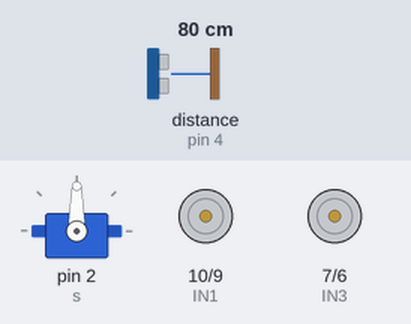
The sketch below on a simulated Arduino Uno, built with avr-gcc and run on an emulated ATmega328P. On the bench: servo, motor-driver pin pairs drawn as motors (green arrow = first pin HIGH = forward, orange = second pin HIGH = backward, longer = more drive, scaled by the enable pin). Inputs (shaded band) come from the test bench; at power-on: distance to the obstacle (sensor on pin 4) 80 cm.

Above: at 1.6 s.
1.7 s: distance to the obstacle (sensor on pin 4) set to 17 cm
4.8 s: distance to the obstacle (sensor on pin 4) set to 14 cm
At 5.6 s:
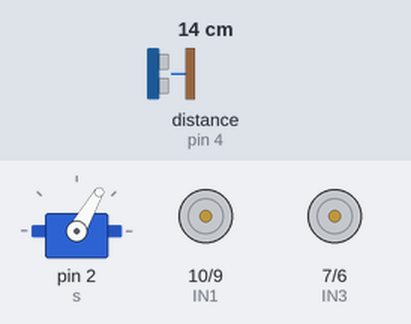
7.9 s: distance to the obstacle (sensor on pin 4) set to 250 cm
At 8.25 s:
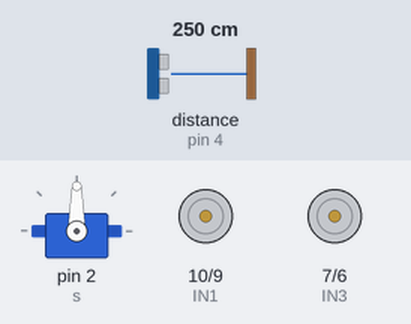
11.0 s: distance to the obstacle (sensor on pin 4) set to 2 cm
At 12.8 s:
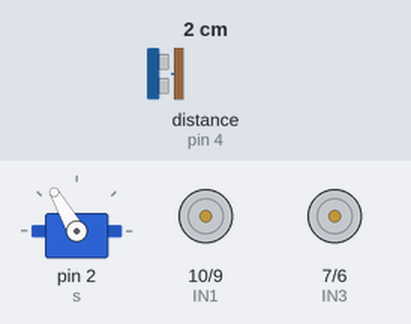
Timing chart, 0 to 18.2 s (numbered marks = the images above; inputs shaded):
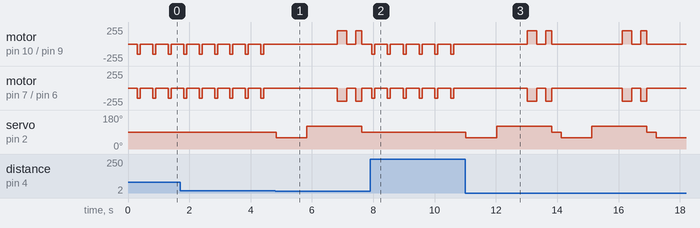

Measured:
- the behaviour switches between 16 and 15 cm on distance to the obstacle (sensor on pin 4) (found by bisection; images 0 and 1)
- after the input at 4.8 s, servo on pin 2 (s): 90° → 60° at once, → 120° 1.0 s later, → 90° 1.8 s later
- after the input at 7.9 s, servo on pin 2 (s): stays 90° (without the input it goes to 60° after 0.03 s)
- after the input at 11.0 s, servo on pin 2 (s): 90° → 60° at once, → 120° 1.0 s later, → 90° 1.8 s later, → 60° 0.30 s later, … (7 changes in this stretch)

The sketch:

Auto_car.ino
```cpp
#include <Ultrasonic.h>
#include <Servo.h>

Ultrasonic u = Ultrasonic(3, 4); //trig,eco
Servo s = Servo();

int ENA = 11;
int IN1 = 10;
int IN2 = 9;

int IN3 = 7;
int IN4 = 6;
int ENB = 5;


void setup() {
  // put your setup code here, to run once:

  s.attach(2); //servo

  // Mortor A
  pinMode(ENA, OUTPUT);
  pinMode(IN1, OUTPUT);
  pinMode(IN2, OUTPUT);


  // Mortor B
  pinMode(ENB, OUTPUT);
  pinMode(IN3, OUTPUT);
  pinMode(IN4, OUTPUT);


}

void loop() {
  // put your main code here, to run repeatedly:

  s.write(90); //morter ek kohe thiibunath 90 deg ennona
  delay(300);
  int d = u.read(); // distanceRead

  if (d > 15) {
    analogWrite(ENA, 150);
    analogWrite(ENB, 150);

    digitalWrite(IN1, LOW);//Mortor A Forword
    digitalWrite(IN2, HIGH);
    digitalWrite(IN3, LOW);//Mortor B Forword
    digitalWrite(IN4, HIGH);
    delay(100);
    digitalWrite(IN1, LOW);//Mortor Stop
    digitalWrite(IN2, LOW);
    digitalWrite(IN3, LOW);
    digitalWrite(IN4, LOW);
    delay(100);
  }

  else {

    s.write(60); //mortor turn right
    delay(1000);
    int d = u.read(); // distanceRead

    if (d > 15) {
      analogWrite(ENA, 200);
      analogWrite(ENB, 200);

      digitalWrite(IN1, LOW);//Mortor A Forword
      digitalWrite(IN2, HIGH);
      digitalWrite(IN3, HIGH);//Mortor B Reverse
      digitalWrite(IN4, LOW);
      delay(200);
      digitalWrite(IN1, LOW);//Mortor Stop
      digitalWrite(IN2, LOW);
      digitalWrite(IN3, LOW);
      digitalWrite(IN4, LOW);

      s.write(90); //mortor 90deg
      delay(300);
    }

    else {

      s.write(120); //mortor turn left
      delay(1000);
      int d = u.read(); // distanceRead

      if (d > 15) {
        analogWrite(ENA, 200);
        analogWrite(ENB, 200);

        digitalWrite(IN1, HIGH);//Mortor A Reverse
        digitalWrite(IN2, LOW);
        digitalWrite(IN3, LOW);//Mortor B Forword
        digitalWrite(IN4, HIGH);
        delay(200);
        digitalWrite(IN1, LOW);//Mortor Stop
        digitalWrite(IN2, LOW);
        digitalWrite(IN3, LOW);
        digitalWrite(IN4, LOW);

        s.write(90); //mortor 90deg
        delay(300);
      }


      else {
        analogWrite(ENA, 200);
        analogWrite(ENB, 200);

        digitalWrite(IN1, HIGH);//Mortor A REVERSE
        digitalWrite(IN2, LOW);
        digitalWrite(IN3, LOW);//Mortor B REVERSE
        digitalWrite(IN4, HIGH);
        delay(300);
        digitalWrite(IN1, LOW);//Mortor Stop
        digitalWrite(IN2, LOW);
        digitalWrite(IN3, LOW);
        digitalWrite(IN4, LOW);
        delay(300);
        digitalWrite(IN1, HIGH);//Mortor A Reverse
        digitalWrite(IN2, LOW);
        digitalWrite(IN3, LOW);//Mortor B Forword
        digitalWrite(IN4, HIGH);
        delay(200);
        digitalWrite(IN1, LOW);//Mortor Stop
        digitalWrite(IN2, LOW);
        digitalWrite(IN3, LOW);
        digitalWrite(IN4, LOW);

      }
    }

  }
}
```
